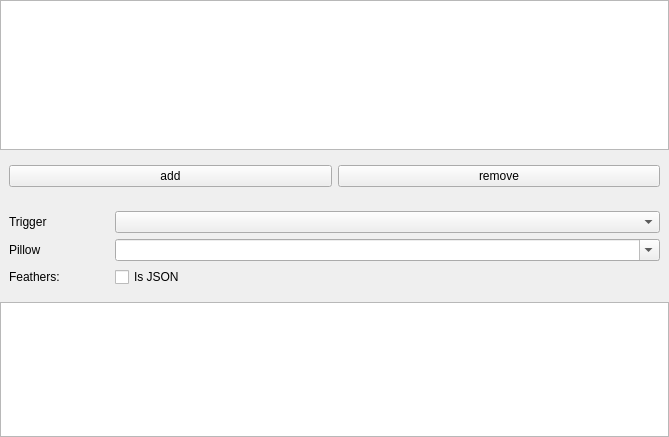
<?xml version="1.0" encoding="UTF-8"?>
<ui version="4.0">
 <class>GbRoomAndPath</class>
 <widget class="QWidget" name="GbRoomAndPath">
  <property name="geometry">
   <rect>
    <x>0</x>
    <y>0</y>
    <width>669</width>
    <height>437</height>
   </rect>
  </property>
  <property name="minimumSize">
   <size>
    <width>0</width>
    <height>437</height>
   </size>
  </property>
  <property name="maximumSize">
   <size>
    <width>16777215</width>
    <height>504</height>
   </size>
  </property>
  <property name="windowTitle">
   <string>Form</string>
  </property>
  <layout class="QVBoxLayout" name="verticalLayout">
   <property name="margin">
    <number>0</number>
   </property>
   <item>
    <widget class="EmbeddedViewTable" name="embeddedViewTable">
     <property name="minimumSize">
      <size>
       <width>0</width>
       <height>150</height>
      </size>
     </property>
     <property name="template" stdset="0">
      <string>inspector-table-triggeredpillows</string>
     </property>
    </widget>
   </item>
   <item>
    <widget class="QWidget" name="widget" native="true">
     <layout class="QHBoxLayout" name="horizontalLayout">
      <item>
       <widget class="ActionButton" name="actionButton_2">
        <property name="text">
         <string>add</string>
        </property>
        <property name="template" stdset="0">
         <string>inspector-triggeredpillows-add</string>
        </property>
       </widget>
      </item>
      <item>
       <widget class="ActionButton" name="actionButton">
        <property name="text">
         <string>remove</string>
        </property>
        <property name="template" stdset="0">
         <string>inspector-triggeredpillows-remove</string>
        </property>
       </widget>
      </item>
     </layout>
    </widget>
   </item>
   <item>
    <widget class="QWidget" name="widget_2" native="true">
     <layout class="QGridLayout" name="gridLayout">
      <item row="2" column="0">
       <widget class="QLabel" name="label_3">
        <property name="text">
         <string>Feathers:</string>
        </property>
       </widget>
      </item>
      <item row="0" column="2">
       <widget class="ComboBox" name="ComboBox">
        <property name="template" stdset="0">
         <string>inspector-triggers</string>
        </property>
       </widget>
      </item>
      <item row="0" column="0">
       <widget class="QLabel" name="label">
        <property name="maximumSize">
         <size>
          <width>100</width>
          <height>16777215</height>
         </size>
        </property>
        <property name="text">
         <string>Trigger</string>
        </property>
       </widget>
      </item>
      <item row="1" column="0">
       <widget class="QLabel" name="label_2">
        <property name="text">
         <string>Pillow</string>
        </property>
       </widget>
      </item>
      <item row="1" column="2">
       <widget class="ComboBox" name="ComboBox_2">
        <property name="editable">
         <bool>true</bool>
        </property>
        <property name="template" stdset="0">
         <string>inspector-cb-pillow</string>
        </property>
       </widget>
      </item>
      <item row="2" column="2">
       <widget class="CheckBox" name="checkBox">
        <property name="text">
         <string>Is JSON</string>
        </property>
        <property name="template" stdset="0">
         <string>inspector-cb-isjson</string>
        </property>
       </widget>
      </item>
     </layout>
    </widget>
   </item>
   <item>
    <widget class="PlainTextEdit" name="plainTextEdit">
     <property name="template" stdset="0">
      <string>inspector-pe-feathers</string>
     </property>
    </widget>
   </item>
  </layout>
 </widget>
 <customwidgets>
  <customwidget>
   <class>ActionButton</class>
   <extends>QPushButton</extends>
   <header>wallaby.frontends.qt.widgets.buttons.actionButton</header>
  </customwidget>
  <customwidget>
   <class>CheckBox</class>
   <extends>QCheckBox</extends>
   <header>wallaby.frontends.qt.widgets.buttons.checkBox</header>
  </customwidget>
  <customwidget>
   <class>ComboBox</class>
   <extends>QComboBox</extends>
   <header>wallaby.frontends.qt.widgets.combo.comboBox</header>
  </customwidget>
  <customwidget>
   <class>EmbeddedViewTable</class>
   <extends>QTableView</extends>
   <header>wallaby.frontends.qt.widgets.multi.embeddedViewTable</header>
  </customwidget>
  <customwidget>
   <class>PlainTextEdit</class>
   <extends>QPlainTextEdit</extends>
   <header>wallaby.frontends.qt.widgets.edits.plainTextEdit</header>
  </customwidget>
 </customwidgets>
 <resources/>
 <connections/>
</ui>
